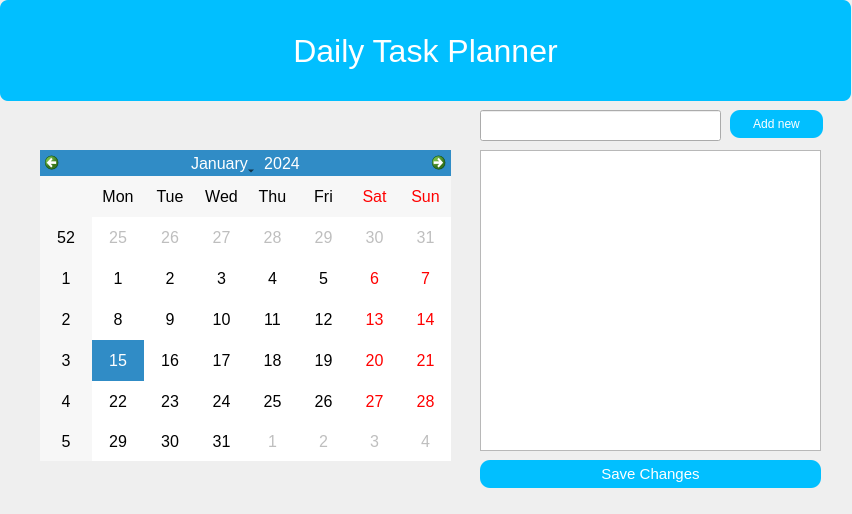
<?xml version="1.0" encoding="UTF-8"?>
<ui version="4.0">
 <class>Form</class>
 <widget class="QWidget" name="Form">
  <property name="geometry">
   <rect>
    <x>0</x>
    <y>0</y>
    <width>852</width>
    <height>514</height>
   </rect>
  </property>
  <property name="windowTitle">
   <string>Form</string>
  </property>
  <widget class="QCalendarWidget" name="calendarWidget">
   <property name="geometry">
    <rect>
     <x>40</x>
     <y>150</y>
     <width>411</width>
     <height>311</height>
    </rect>
   </property>
   <property name="styleSheet">
    <string notr="true">font:12pt;</string>
   </property>
  </widget>
  <widget class="QListWidget" name="tasksListWidget">
   <property name="geometry">
    <rect>
     <x>480</x>
     <y>150</y>
     <width>341</width>
     <height>301</height>
    </rect>
   </property>
   <property name="styleSheet">
    <string notr="true">font:12pt;</string>
   </property>
  </widget>
  <widget class="QPushButton" name="saveButton">
   <property name="geometry">
    <rect>
     <x>480</x>
     <y>460</y>
     <width>341</width>
     <height>28</height>
    </rect>
   </property>
   <property name="styleSheet">
    <string notr="true">border-radius:10px;
background-color: #01BFFF;
color:white;
font:11pt;</string>
   </property>
   <property name="text">
    <string>Save Changes</string>
   </property>
  </widget>
  <widget class="QPushButton" name="addButton">
   <property name="geometry">
    <rect>
     <x>730</x>
     <y>110</y>
     <width>93</width>
     <height>28</height>
    </rect>
   </property>
   <property name="styleSheet">
    <string notr="true">border-radius:10px;
background-color: #01BFFF;
color:white;
</string>
   </property>
   <property name="text">
    <string>Add new</string>
   </property>
  </widget>
  <widget class="QLabel" name="label">
   <property name="geometry">
    <rect>
     <x>0</x>
     <y>0</y>
     <width>851</width>
     <height>101</height>
    </rect>
   </property>
   <property name="styleSheet">
    <string notr="true">font-size : 24pt;
background : #01BFFF;
color:white;
border-radius:8px;</string>
   </property>
   <property name="text">
    <string>Daily Task Planner</string>
   </property>
   <property name="alignment">
    <set>Qt::AlignCenter</set>
   </property>
  </widget>
  <widget class="QLineEdit" name="taskLineEdit">
   <property name="geometry">
    <rect>
     <x>480</x>
     <y>110</y>
     <width>241</width>
     <height>31</height>
    </rect>
   </property>
   <property name="styleSheet">
    <string notr="true">font:12pt;</string>
   </property>
  </widget>
 </widget>
 <resources/>
 <connections/>
</ui>
